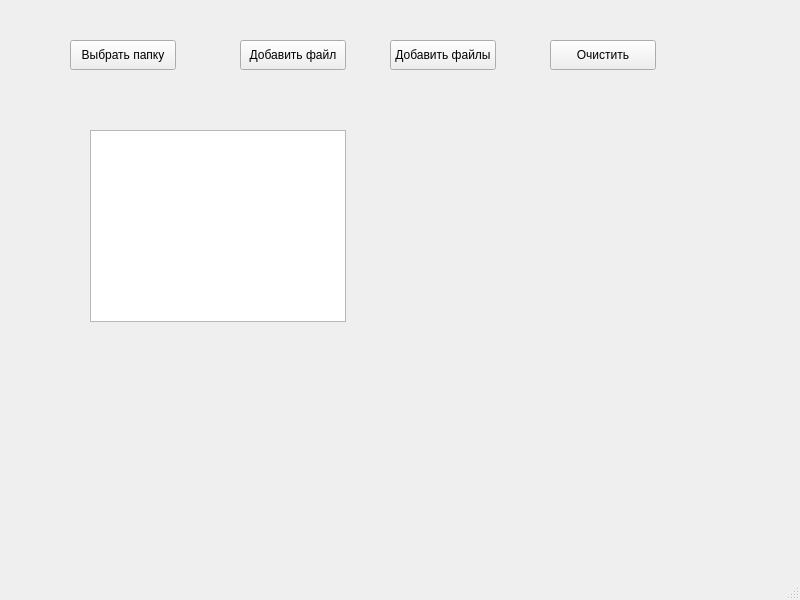
<?xml version="1.0" encoding="UTF-8"?>
<ui version="4.0">
 <class>MainWindow</class>
 <widget class="QMainWindow" name="MainWindow">
  <property name="geometry">
   <rect>
    <x>0</x>
    <y>0</y>
    <width>800</width>
    <height>600</height>
   </rect>
  </property>
  <property name="windowTitle">
   <string>MainWindow</string>
  </property>
  <widget class="QWidget" name="centralwidget">
   <widget class="QPushButton" name="selectFolderButton">
    <property name="geometry">
     <rect>
      <x>70</x>
      <y>40</y>
      <width>106</width>
      <height>30</height>
     </rect>
    </property>
    <property name="text">
     <string>Выбрать папку</string>
    </property>
   </widget>
   <widget class="QPushButton" name="selectSingleFileButton">
    <property name="geometry">
     <rect>
      <x>240</x>
      <y>40</y>
      <width>106</width>
      <height>30</height>
     </rect>
    </property>
    <property name="text">
     <string>Добавить файл</string>
    </property>
   </widget>
   <widget class="QPushButton" name="selectMultipleFilesButton">
    <property name="geometry">
     <rect>
      <x>390</x>
      <y>40</y>
      <width>106</width>
      <height>30</height>
     </rect>
    </property>
    <property name="text">
     <string>Добавить файлы</string>
    </property>
   </widget>
   <widget class="QPushButton" name="clearButton">
    <property name="geometry">
     <rect>
      <x>550</x>
      <y>40</y>
      <width>106</width>
      <height>30</height>
     </rect>
    </property>
    <property name="text">
     <string>Очистить</string>
    </property>
   </widget>
   <widget class="QTableWidget" name="dataHolder">
    <property name="geometry">
     <rect>
      <x>90</x>
      <y>130</y>
      <width>256</width>
      <height>192</height>
     </rect>
    </property>
    <property name="editTriggers">
     <set>QAbstractItemView::NoEditTriggers</set>
    </property>
    <property name="selectionMode">
     <enum>QAbstractItemView::MultiSelection</enum>
    </property>
    <property name="selectionBehavior">
     <enum>QAbstractItemView::SelectRows</enum>
    </property>
    <property name="sortingEnabled">
     <bool>true</bool>
    </property>
   </widget>
  </widget>
  <widget class="QMenuBar" name="menubar">
   <property name="geometry">
    <rect>
     <x>0</x>
     <y>0</y>
     <width>800</width>
     <height>26</height>
    </rect>
   </property>
  </widget>
  <widget class="QStatusBar" name="statusbar"/>
 </widget>
 <resources/>
 <connections/>
</ui>
